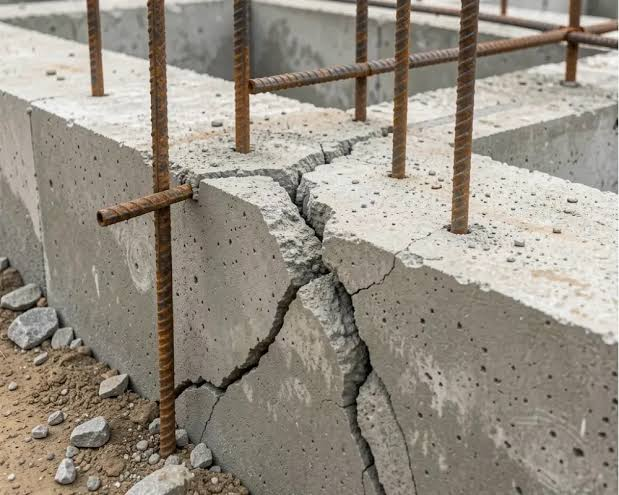
#> input picture images.jpg, 619 x 495 px
$ python -i quality_gate.py   (imports and definitions only)   (older library calls are emulated)
#> lines starting #> are read from the running program, lines starting #| are printed output that depends on the picture
import os
from pathlib import Path
from typing import Dict, Any, Union
import numpy as np
from PIL import Image
import cv2

# Default threshold for Variance of Laplacian (higher = sharper, < 50-60 is typically motion/focus blur)
DEFAULT_BLUR_THRESHOLD = 50.0

def evaluate_sharpness_variance(image_input: Union[str, Path, np.ndarray, Image.Image]) -> float:
    """
    Computes the Variance of Laplacian over a grayscale image.
    Higher values indicate sharp edges; low values indicate blur.
    """
#> called with image_input = '../images.jpg'
    if isinstance(image_input, (str, Path)):
        if not os.path.exists(image_input):
            return 0.0
        img = cv2.imread(str(image_input))
#> img is the input picture: shape (495, 619, 3); mean B, G, R 132.3, 143.8, 151
        if img is None:
            return 0.0
        gray = cv2.cvtColor(img, cv2.COLOR_BGR2GRAY)
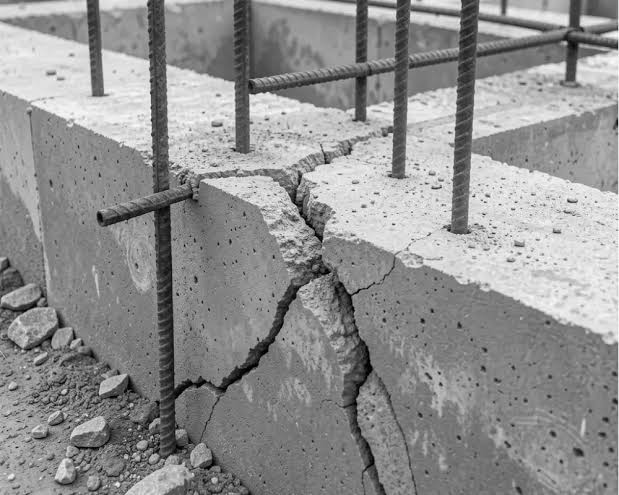
#> gray: shape (495, 619); min 0, max 255, mean 144.6
    elif isinstance(image_input, Image.Image):
        gray = np.array(image_input.convert("L"))
    elif isinstance(image_input, np.ndarray):
        if image_input.ndim == 3:
            gray = cv2.cvtColor(image_input, cv2.COLOR_RGB2GRAY)
        else:
            gray = image_input
    else:
        return 0.0

    laplacian = cv2.Laplacian(gray, cv2.CV_64F)
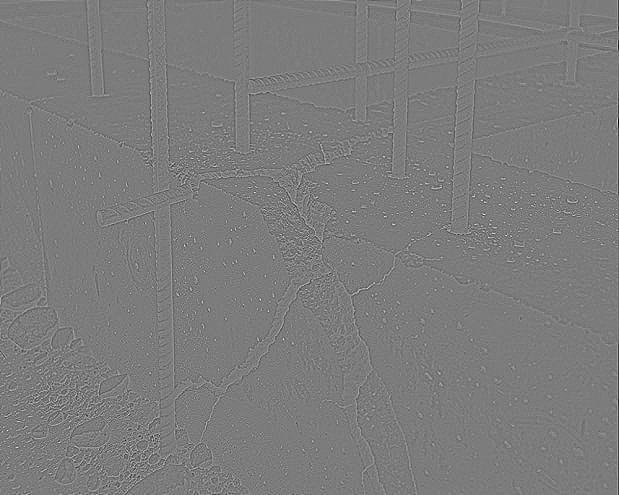
#> laplacian: shape (495, 619) float64; min -378, max 398, mean -0.1; drawn with min black and max white
    variance = float(laplacian.var())
#> variance = 1042.3
    return variance

def check_image_quality(
    image_input: Union[str, Path, np.ndarray, Image.Image],
    blur_threshold: float = DEFAULT_BLUR_THRESHOLD
) -> Dict[str, Any]:
    """
    Phase 1: The Quality Gatekeeper (Pre-Processing)
    Intercepts the uploaded photograph before AI inference.
    Evaluates sharpness using OpenCV Variance of Laplacian.
    """
    sharpness = evaluate_sharpness_variance(image_input)
    is_blurry = sharpness < blur_threshold
    passed = not is_blurry

    if sharpness >= 150.0:
        quality_tier = "Crisp & High Contrast"
        badge_color = "emerald"
    elif sharpness >= blur_threshold:
        quality_tier = "Acceptable Sharpness"
        badge_color = "blue"
    elif sharpness >= 25.0:
        quality_tier = "Slightly Blurry"
        badge_color = "amber"
    else:
        quality_tier = "Severely Blurry"
        badge_color = "rose"

    if passed:
        message = f"Quality gatekeeper passed: Image is sharp (Laplacian variance: {sharpness:.1f} >= {blur_threshold:.1f})."
    else:
        message = f"Quality warning: Photograph appears blurry (Laplacian variance: {sharpness:.1f} < {blur_threshold:.1f}). Please consider capturing a sharper, well-lit photo."

    return {
        "passed": bool(passed),
        "sharpness_score": float(round(sharpness, 1)),
        "blur_threshold": float(blur_threshold),
        "is_blurry": bool(is_blurry),
        "quality_tier": quality_tier,
        "badge_color": badge_color,
        "message": message
    }

>>> result = evaluate_sharpness_variance('../images.jpg')
#> result = 1042.3
